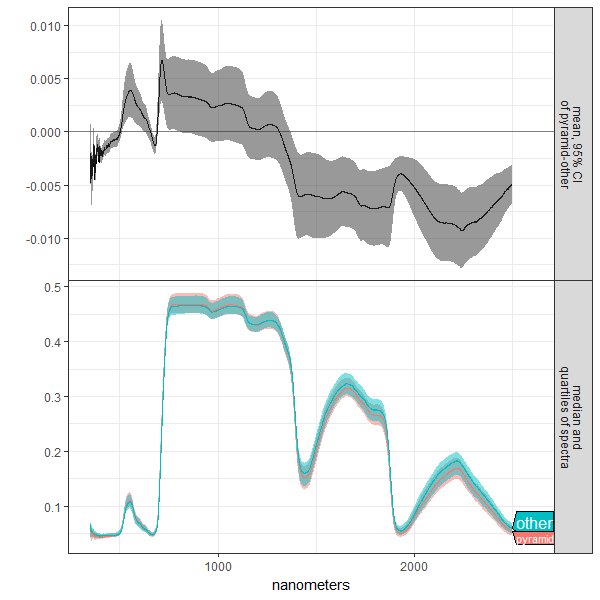

Write R code to recreate this figure.
source("packages.R")

folds.dt <- fread("Mayan_folds.csv")
folds.dt[, leaf := 1:.N]
folds.tall <- melt(folds.dt, id.vars=c("fold", "pyramid", "leaf"))
folds.tall[, nanometers := as.numeric(sub("nm", "", variable))]

folds.tall[, location := factor(
  ifelse(pyramid==1, "pyramid", "other"),
  c("pyramid", "other"))]
some.leaves <- folds.tall[, {
  .SD[leaf %in% unique(leaf)[1:5] ]
}, by=list(pyramid)]
ggplot()+
  theme_bw()+
  theme(panel.margin=grid::unit(0, "lines"))+
  geom_line(aes(
    nanometers, value, group=leaf, color=location),
    data=some.leaves)

stats.dt <- folds.tall[, list(
  median=median(value),
  q25=quantile(value, 0.25),
  q75=quantile(value, 0.75)
), by=list(location, nanometers)]
ggplot()+
  theme_bw()+
  theme(panel.margin=grid::unit(0, "lines"))+
  geom_ribbon(aes(
    nanometers, ymin=q25, ymax=q75, fill=location),
    alpha=0.5,
    data=stats.dt)+
  geom_line(aes(
    nanometers, median, color=location),
    data=stats.dt)

diff.dt <- folds.tall[, {
  is.pyramid <- location=="pyramid"
  with(t.test(value[is.pyramid], value[!is.pyramid]), list(
    mean.pyramid=estimate[1],
    mean.other=estimate[2],
    pyramid.minus.other=estimate[1]-estimate[2],
    ci95.lo=conf.int[1],
    ci95.hi=conf.int[2]))
}, by=list(nanometers)]
ggplot()+
  theme_bw()+
  theme(panel.margin=grid::unit(0, "lines"))+
  geom_hline(
    yintercept=0,
    color="grey")+
  geom_ribbon(aes(
    nanometers, ymin=ci95.lo, ymax=ci95.hi),
    alpha=0.5,
    data=diff.dt)+
  geom_line(aes(
    nanometers, pyramid.minus.other),
    data=diff.dt)

glmnet.dt <- fread("interpretation/glmnet.csv")

importance.dt <- glmnet.dt[, list(
  mean.weight=mean(weight),
  n.nonzero=.N
  ), by=list(nanometers)][order(n.nonzero)]
diff.name <- "mean, 95% CI
of pyramid-other"
spec.name <- "median and
quartiles of spectra"
weight.name <- "linear model
weight"
yfac <- function(...){
  factor(c(...), c(weight.name, diff.name, spec.name))
}
stats.dt[, y := yfac(spec.name)]
diff.dt[, y := yfac(diff.name)]
stats.tall <- melt(stats.dt, measure.vars=c("median", "q25", "q75"))
stats.tall[, Variable := ifelse(variable=="median", "median", "quartile")]
gg <- ggplot()+
  theme_bw()+
  theme(panel.margin=grid::unit(0, "lines"))+
  facet_grid(y ~ ., scales="free")+
  geom_hline(aes(
    yintercept=yint),
    data=data.table(yint=0, y=yfac(diff.name, weight.name)),
    color="grey50")+
  ## geom_text(aes(
  ##   nanometers, mean.weight, label=n.nonzero),
  ##   data=data.table(importance.dt, y="weight"))+
  geom_point(aes(
    nanometers, mean.weight, fill=n.nonzero),
    shape=21,
    data=data.table(importance.dt, y=yfac(weight.name)))+
  ## geom_vline(aes(
  ##   xintercept=nanometers, alpha=n.nonzero),
  ##   data=importance.dt)+
  geom_line(aes(
    nanometers, pyramid.minus.other),
    data=diff.dt)+
  geom_ribbon(aes(
    nanometers, ymin=ci95.lo, ymax=ci95.hi),
    alpha=0.5,
    data=diff.dt)+
  geom_line(aes(
    nanometers, value, color=location, linetype=Variable,
    group=paste(variable, location)),
    data=stats.tall)+
  ylab("")+
  scale_fill_gradient(low="white", high="red", breaks=c(1, 5, 10))+
  scale_x_continuous(
    limits=c(NA, 2600),
    breaks=seq(400, 2500, by=100))+
  directlabels::geom_dl(aes(
    nanometers, value, color=location, label=location),
    method="last.polygons",
    data=stats.tall[variable=="median"])+
  guides(color="none")
png("figure-spectra-importance.png", 12, 4, units="in", res=100)
print(gg)
dev.off()

gg <- ggplot()+
  theme_bw()+
  theme(panel.margin=grid::unit(0, "lines"))+
  facet_grid(y ~ ., scales="free")+
  geom_hline(aes(
    yintercept=yint),
    data=data.table(yint=0, y=yfac(diff.name)),
    color="grey50")+
  geom_line(aes(
    nanometers, pyramid.minus.other),
    data=diff.dt)+
  geom_ribbon(aes(
    nanometers, ymin=ci95.lo, ymax=ci95.hi),
    alpha=0.5,
    data=diff.dt)+
  geom_ribbon(aes(
    nanometers, ymin=q25, ymax=q75, fill=location),
    alpha=0.5,
    data=stats.dt)+
  geom_line(aes(
    nanometers, median, color=location),
    data=stats.dt)+
  ylab("")+
  scale_x_continuous(limits=c(NA, 2600))
(dl <- directlabels::direct.label(gg, "last.polygons"))
png("figure-spectra.png", 6, 6, units="in", res=100)
print(dl)
dev.off()
